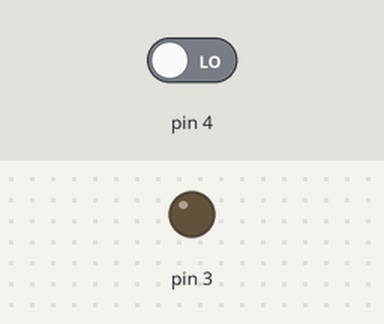
A sketch run on a simulated Arduino Uno, built with avr-gcc and run on an emulated ATmega328P. Shown: output pins drawn as LEDs (lit = HIGH). The inputs (shaded band) are chosen by the test bench; at power-on: pin 4 LOW.

Above: at 1.2 s.
1.3 s: pin 4 driven HIGH
At 1.7 s:
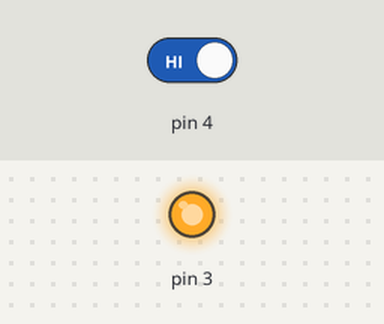
Timing chart, 0 to 4.3 s (numbered marks = the images above; inputs shaded):
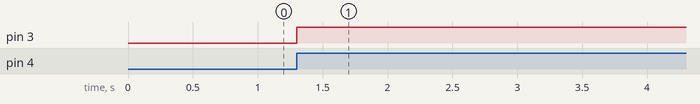

The sketch:

button_turn_on_and_off.ino
```cpp
int state;
int state1=0;
void setup() {
  // put your setup code here, to run once:
  Serial.begin(9600);
  pinMode(3,OUTPUT);
  pinMode(4,INPUT);


}

void loop() {
  // put your main code here, to run repeatedly:
  if(state1==0){
    state=0;
  }
  while (state==0 & digitalRead(4)==1){
    digitalWrite(3,1);
    state1=1;
  }
  if(state1==1){
    state=1;
  }
  while (state==1 & digitalRead(4)==1){
    digitalWrite(3,0);
    state1=0;
  }


}
```

Measured:
- after the input at 1.3 s, pin 3: LOW → HIGH at once
